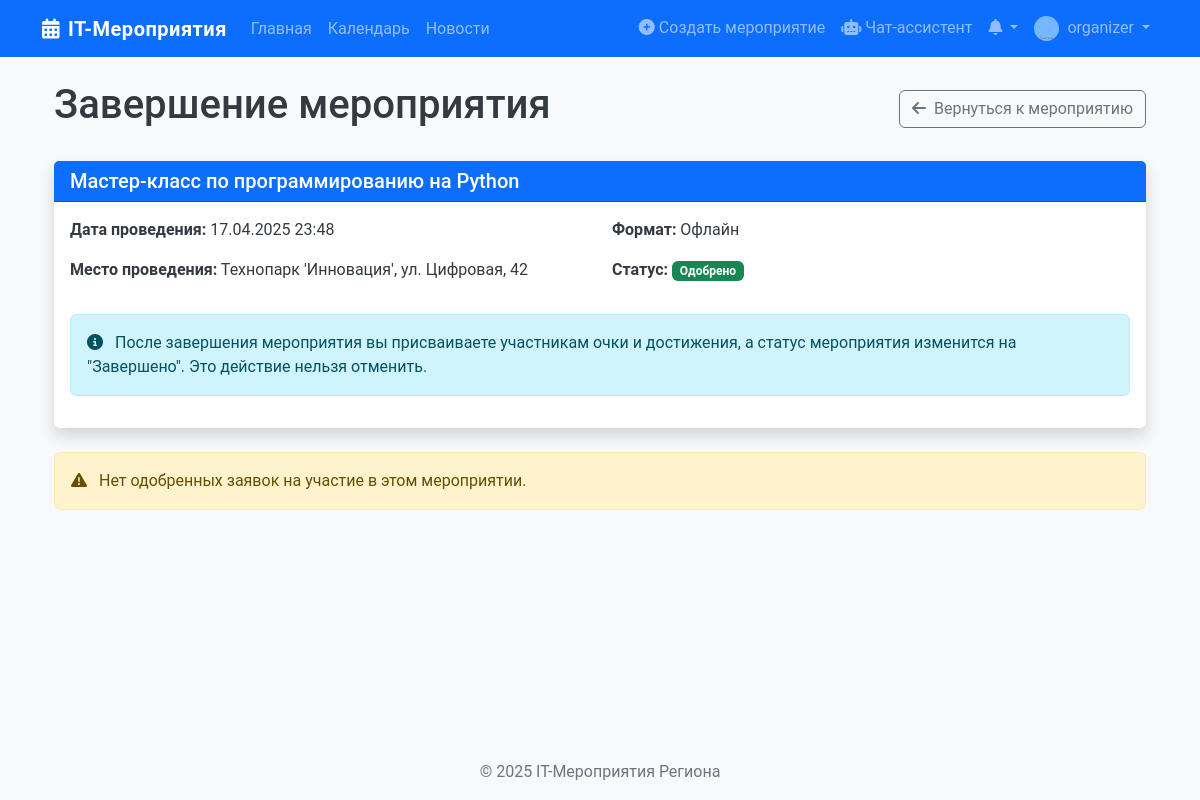
Screenshot of /event/event/1/complete (signed in) with the database file from the repository.
### app/models/user.py (models this page shows, shortened)
class User(db.Model, UserMixin):
    id = db.Column(db.Integer, primary_key=True)
    username = db.Column(db.String(50), unique=True, nullable=False)
    email = db.Column(db.String(120), unique=True, nullable=False)
    password = db.Column(db.String(60), nullable=False)
    role = db.Column(db.String(20), default=UserRole.PARTICIPANT.value)
    profile_image = db.Column(db.String(20), default='default.jpg')
    created_at = db.Column(db.DateTime, default=datetime.utcnow)
    organized_events = db.relationship('Event', back_populates='organizer')
    applications = db.relationship('EventApplication', back_populates='user')
    achievements = db.relationship('Achievement', secondary=user_achievements,
                                   backref=db.backref('users', lazy='dynamic'))
    event_achievements = db.relationship('UserEventAchievement', back_populates='user')
    organizer_achievements = db.relationship('UserOrganizerAchievement', back_populates='user')
    def is_admin(self):
        return self.role == UserRole.ADMIN.value
    def is_organizer(self):
        return self.role == UserRole.ORGANIZER.value or self.role == UserRole.ADMIN.value

### app/models/event.py (models this page shows, shortened)
class Event(db.Model):
    id = db.Column(db.Integer, primary_key=True)
    title = db.Column(db.String(100), nullable=False)
    description = db.Column(db.Text, nullable=False)
    start_datetime = db.Column(db.DateTime, nullable=False)
    end_datetime = db.Column(db.DateTime, nullable=False)
    location = db.Column(db.String(200))
    format = db.Column(db.String(20), default=EventFormat.OFFLINE.value)
    logo = db.Column(db.String(100), default='default_event.jpg')
    status = db.Column(db.String(20), default=EventStatus.PENDING.value)
    created_at = db.Column(db.DateTime, default=datetime.utcnow)
    updated_at = db.Column(db.DateTime, default=datetime.utcnow, onupdate=datetime.utcnow)
    default_points = db.Column(db.Integer, default=10)  # Очки по умолчанию для участников
    max_participants = db.Column(db.Integer, default=0)  # Максимальное количество участников (0 - без ограничений)
    organizer_id = db.Column(db.Integer, db.ForeignKey('user.id'), nullable=False)
    organizer = db.relationship('User', back_populates='organized_events')
    applications = db.relationship('EventApplication', back_populates='event', cascade='all, delete-orphan')
    tags = db.relationship('Tag', secondary=event_tags, backref=db.backref('events', lazy='dynamic'))
    achievements = db.relationship('EventAchievement', back_populates='event', cascade='all, delete-orphan')

### app/routes/events.py (the view, shortened to what this page needs)
@events.route('/event/<int:event_id>/complete', methods=['GET', 'POST'])
@login_required
def complete_event(event_id):
    event = Event.query.get_or_404(event_id)
    if event.organizer_id != current_user.id and not current_user.is_admin():
        flash('У вас нет прав для завершения этого мероприятия', 'danger')
        return redirect(url_for('events.event_detail', event_id=event.id))
    if event.status != EventStatus.APPROVED.value:
        flash('Только одобренные мероприятия могут быть завершены', 'warning')
        return redirect(url_for('events.event_detail', event_id=event.id))
    approved_applications = EventApplication.query.filter_by(
        event_id=event.id,
        status='approved'
    ).all()
    achievements = EventAchievement.query.filter_by(event_id=event.id).all()
    form = ApplicationActionForm()
    return render_template('events/complete_event.html',
                          title='Завершение мероприятия',
                          event=event,
                          approved_applications=approved_applications,
                          achievements=achievements,
                          form=form)

### app/__init__.py (called while the page is built)
@login_manager.user_loader
def load_user(user_id):
    return User.query.get(int(user_id))

### app/templates/events/complete_event.html (shortened to what this page needs)
{% extends "layout/base.html" %}
{% block content %}
<div class="container">
    <div class="d-flex justify-content-between align-items-center mb-4">
        <h1>Завершение мероприятия</h1>
        <a href="{{ url_for('events.event_detail', event_id=event.id) }}" class="btn btn-outline-secondary">
            <i class="fas fa-arrow-left me-1"></i> Вернуться к мероприятию
        </a>
    </div>
    <div class="card shadow mb-4">
        <div class="card-header bg-primary text-white">
            <h5 class="card-title mb-0">{{ event.title }}</h5>
        </div>
        <div class="card-body">
            <div class="row">
                <div class="col-md-6">
                    <p><strong>Дата проведения:</strong> {{ event.start_datetime.strftime('%d.%m.%Y %H:%M') }}</p>
                    <p><strong>Место проведения:</strong> {{ event.location }}</p>
                </div>
                <div class="col-md-6">
                    <p><strong>Формат:</strong> {{ {'online': 'Онлайн', 'offline': 'Офлайн', 'hybrid': 'Гибрид'}[event.format] }}</p>
                    <p><strong>Статус:</strong> <span class="badge {% if event.status == 'approved' %}bg-success{% elif event.status == 'pending' %}bg-warning{% else %}bg-danger{% endif %}">
                        {{ {'approved': 'Одобрено', 'pending': 'На рассмотрении', 'rejected': 'Отклонено', 'completed': 'Завершено'}[event.status] }}
                    </span></p>
                </div>
            </div>
            <div class="alert alert-info mt-3">
                <i class="fas fa-info-circle me-2"></i> После завершения мероприятия вы присваиваете участникам очки и достижения, а статус мероприятия изменится на "Завершено". Это действие нельзя отменить.
            </div>
        </div>
    </div>
    {% if approved_applications %}
    <form method="post">
        {{ form.csrf_token }}
        <div class="card shadow mb-4">
            <div class="card-header bg-light">
                <h5 class="mb-0">Распределение очков</h5>
            </div>
            <div class="card-body">
                <div class="table-responsive">
                    <table class="table table-hover">
                        <thead class="table-light">
                            <tr>
                                <th>Участник</th>
                                <th>Статус</th>
                                <th>Очки участия</th>
                            </tr>
                        </thead>
                        <tbody>
                            {% for application in approved_applications %}
                            <tr>
                                <td>
                                    <div class="d-flex align-items-center">
                                        <img src="{{ url_for('static', filename='img/profile_pics/' + application.user.profile_image) }}"
                                             alt="Аватар" class="rounded-circle me-2" width="32" height="32">
                                        <div>
                                            <div>{{ application.user.username }}</div>
                                            <small class="text-muted">{{ application.user.email }}</small>
                                        </div>
                                    </div>
                                </td>
                                <td>
                                    <span class="badge bg-success">Участвовал</span>
                                </td>
                                <td>
                                    <input type="number" name="points_{{ application.id }}" value="{{ event.default_points }}"
                                           class="form-control form-control-sm" min="0" style="max-width: 100px;">
                                </td>
                            </tr>
                            {% endfor %}
                        </tbody>
                    </table>
                </div>
            </div>
        </div>
        {% if achievements %}
        <div class="card shadow mb-4">
            <div class="card-header bg-light">
                <h5 class="mb-0">Распределение достижений</h5>
            </div>
            <div class="card-body">
                <p class="text-muted mb-4">Выберите, какие достижения присвоить каждому участнику</p>
                <div class="table-responsive">
                    <table class="table table-hover">
                        <thead class="table-light">
                            <tr>
                                <th>Участник</th>
                                {% for achievement in achievements %}
                                <th class="text-center">
                                    <div data-bs-toggle="tooltip" data-bs-placement="top" title="{{ achievement.description }}">
                                        <img src="{{ url_for('static', filename='img/achievement_icons/' + achievement.icon) }}"
                                             alt="{{ achievement.name }}" class="mb-1" width="24" height="24">
                                        <div class="small">{{ achievement.name }}</div>
                                        <span class="badge bg-warning text-dark small">{{ achievement.points }} очк.</span>
                                    </div>
                                </th>
                                {% endfor %}
                            </tr>
                        </thead>
                        <tbody>
                            {% for application in approved_applications %}
                            <tr>
                                <td>
                                    <div class="d-flex align-items-center">
                                        <img src="{{ url_for('static', filename='img/profile_pics/' + application.user.profile_image) }}"
                                             alt="Аватар" class="rounded-circle me-2" width="32" height="32">
                                        <div>{{ application.user.username }}</div>
                                    </div>
                                </td>
                                {% for achievement in achievements %}
                                <td class="text-center">
                                    <div class="form-check d-flex justify-content-center">
                                        <input class="form-check-input" type="checkbox" name="achievement_{{ application.id }}_{{ achievement.id }}"
                                               id="achievement_{{ application.id }}_{{ achievement.id }}">
                                    </div>
                                </td>
                                {% endfor %}
                            </tr>
                            {% endfor %}
                        </tbody>
                    </table>
                </div>
            </div>
        </div>
        {% else %}
        <div class="alert alert-warning mb-4">
            <i class="fas fa-exclamation-triangle me-2"></i> У мероприятия нет созданных достижений.
            <a href="{{ url_for('events.manage_achievements', event_id=event.id) }}" class="alert-link">Создать достижения</a>
        </div>
        {% endif %}
        <div class="d-flex justify-content-end mb-5">
            <button type="submit" class="btn btn-primary" onclick="return confirm('Вы уверены, что хотите завершить мероприятие? Это действие нельзя отменить.')">
                <i class="fas fa-check-circle me-1"></i> Завершить мероприятие и распределить очки
            </button>
        </div>
    </form>
    {% else %}
    <div class="alert alert-warning">
        <i class="fas fa-exclamation-triangle me-2"></i> Нет одобренных заявок на участие в этом мероприятии.
    </div>
    {% endif %}
</div>
{% endblock %}

### app/templates/layout/base.html (shortened to what this page needs)
<!DOCTYPE html>
<html lang="ru">
<head>
    <link href="https://cdn.jsdelivr.net/npm/bootstrap@5.2.3/dist/css/bootstrap.min.css" rel="stylesheet">
    <link rel="stylesheet" href="https://cdnjs.cloudflare.com/ajax/libs/font-awesome/6.1.1/css/all.min.css">
    <link rel="stylesheet" href="{{ url_for('static', filename='css/main.css') }}">
</head>
<body>
    <nav class="navbar navbar-expand-lg navbar-dark bg-primary sticky-top">
        <div class="container">
            <a class="navbar-brand" href="{{ url_for('main.index') }}">
                <i class="fas fa-calendar-alt me-2"></i>IT-Мероприятия
            </a>
            <div class="collapse navbar-collapse" id="navbarNavAltMarkup">
                <div class="navbar-nav">
                    <a class="nav-link" href="{{ url_for('main.index') }}">Главная</a>
                    <a class="nav-link" href="{{ url_for('main.calendar_view') }}">Календарь</a>
                    <a class="nav-link" href="{{ url_for('main.news_list') }}">Новости</a>
                </div>
                <div class="navbar-nav ms-auto">
                    {% if current_user.is_authenticated %}
                        {% if current_user.is_organizer() %}
                            <a class="nav-link" href="{{ url_for('events.create_event') }}">
                                <i class="fas fa-plus-circle me-1"></i>Создать мероприятие
                            </a>
                        {% endif %}
                        {% if current_user.is_admin() or current_user.is_organizer() %}
                            <a class="nav-link" href="{{ url_for('chatbot.chatbot_page') }}">
                                <i class="fas fa-robot me-1"></i>Чат-ассистент
                            </a>
                        {% endif %}
                        <div class="nav-item dropdown">
                            <a class="nav-link dropdown-toggle position-relative" href="#" id="notificationsDropdown" role="button" data-bs-toggle="dropdown">
                                <i class="fas fa-bell"></i>
                            </a>
                        </div>
                        <div class="nav-item dropdown">
                            <a class="nav-link dropdown-toggle" href="#" id="userDropdown" role="button" data-bs-toggle="dropdown">
                                <img src="{{ url_for('static', filename='img/profile_pics/' + current_user.profile_image) }}" alt="Аватар" class="rounded-circle me-1" style="width: 25px; height: 25px;">
                                {{ current_user.username }}
                            </a>
                        </div>
                    {% else %}
                        <a class="nav-link" href="{{ url_for('auth.login') }}">Вход</a>
                        <a class="nav-link" href="{{ url_for('auth.register') }}">Регистрация</a>
                    {% endif %}
                </div>
            </div>
        </div>
    </nav>
    <main class="container my-4">
        {% block content %}{% endblock %}
    </main>
    <footer class="footer bg-light py-3 mt-5">
        <div class="container text-center">
            <span class="text-muted">© 2025 IT-Мероприятия Региона</span>
        </div>
    </footer>
</body>
</html>

### app/static/css/main.css (style rules this page uses)
body { font-family: 'Roboto', sans-serif; background-color: #f8f9fa; color: #343a40; min-height: 100vh; display: flex; flex-direction: column; }
main { flex: 1; }
.footer { margin-top: auto; }
.navbar-brand { font-weight: 700; letter-spacing: 0.5px; }
.card { border: none; transition: transform 0.3s, box-shadow 0.3s; }
.card-header { font-weight: 600; }

### rows the page displays
User: profile_image (placeholder picture), username "organizer"
Event: title "Мастер-класс по программированию на Python", start_datetime "17.04.2025 23:48", location "Технопарк 'Инновация', ул. Цифровая, 42", format "Офлайн", status "Одобрено"
